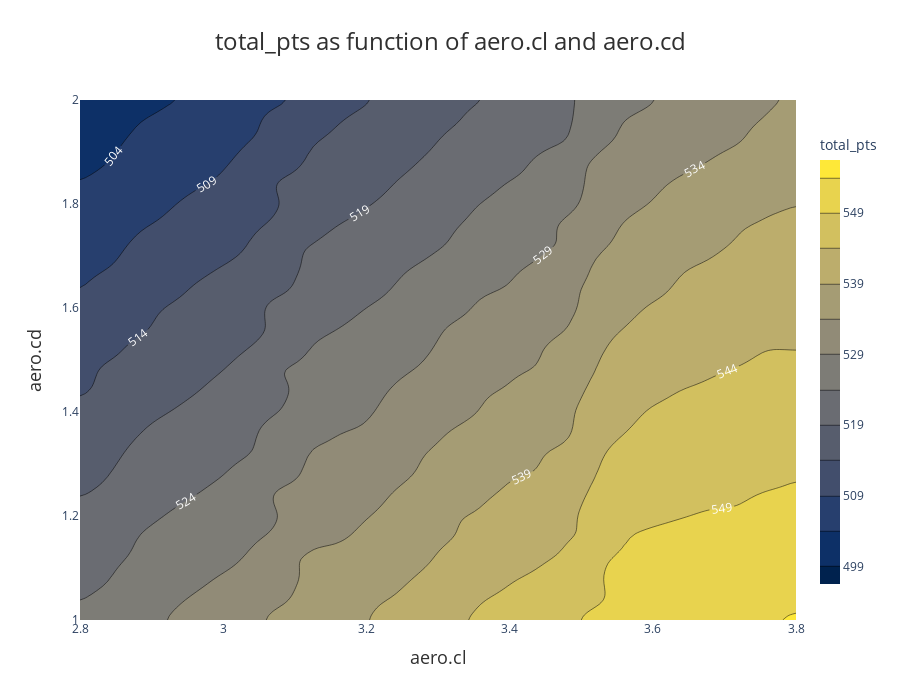

Notebook code for this chart:
### Markdown cell above
For 2-parameter sweep results, we have a choice between two types of graphs to represent the data. Call either .plot_contour() or .plot_surface(). Again, the target variable is by default total points, but can be controlled by passing an argument like z_var="endurance_pts".

### Code cell
aero_results.plot_contour()

### Figure 1 — Plotly figure (JSON) as saved in the notebook; plotly's stock layout.template omitted (floating-point values rounded to 4 significant figures; data arrays with more than 128 entries replaced by an {"elided": "..."} marker saying what was removed)
{"data": [{"colorbar": {"len": 0.9, "thickness": 20, "tickfont": {"size": 12}, "tickformat": ".0f", "title": {"font": {"size": 14}, "text": "total_pts"}}, "colorscale": [[0, "#00224e"], [0.1111, "#123570"], [0.2222, "#3b496c"], [0.3333, "#575d6d"], [0.4444, "#707173"], [0.5556, "#8a8678"], [0.6667, "#a59c74"], [0.7778, "#c3b369"], [0.8889, "#e1cc55"], [1, "#fee838"]], "contours": {"end": 554, "labelfont": {"color": "white", "size": 12}, "labelformat": ".0f", "showlabels": true, "size": 5, "start": 499}, "hovertemplate": "aero.cl: %{x:.2f}<br>aero.cd: %{y:.2f}<br>total_pts: %{z:.2f}<extra></extra>", "type": "contour", "x": {"elided": "130 float values"}, "y": {"elided": "130 float values"}, "z": {"elided": "130x130 float values"}}], "layout": {"height": 700, "margin": {"b": 80, "l": 80, "r": 80, "t": 100}, "plot_bgcolor": "rgba(240, 240, 240, 0.8)", "title": {"font": {"color": "#303030", "size": 24}, "text": "total_pts as function of aero.cl and aero.cd", "x": 0.5, "xanchor": "center"}, "width": 900, "xaxis": {"title": {"font": {"color": "#303030", "size": 18}, "text": "aero.cl"}}, "yaxis": {"title": {"font": {"color": "#303030", "size": 18}, "text": "aero.cd"}}}}
